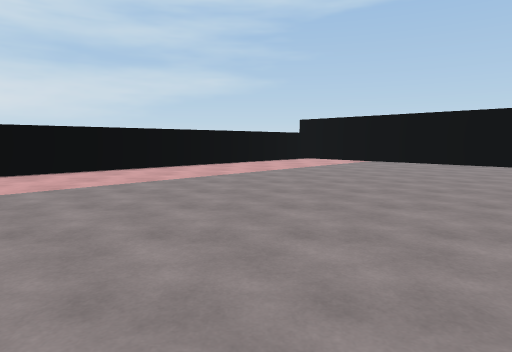
[1] (above)

16 first-person views from a walk through a scene from a Unity 3-D project. The camera is 1.3 m above the floor, tilts 6° down and sees 75° across. The floor is counted in squares, 2 m on a side. Each view is taken from the middle of a square. On the plan, view 1 faces up. The plan holds only what a view shows up to about 10 squares ahead; the rest is blank. The place goes on beyond the plan. Some animated figures are not drawn. Surface patterns are stand-ins for the level's own textures.

[2]
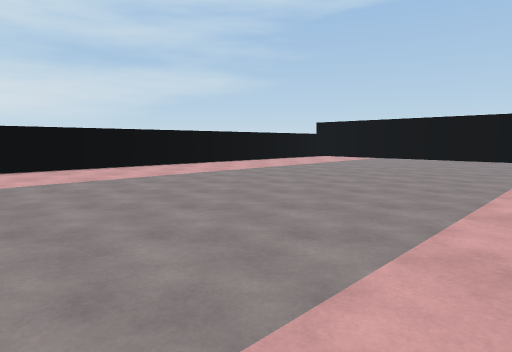

[3]
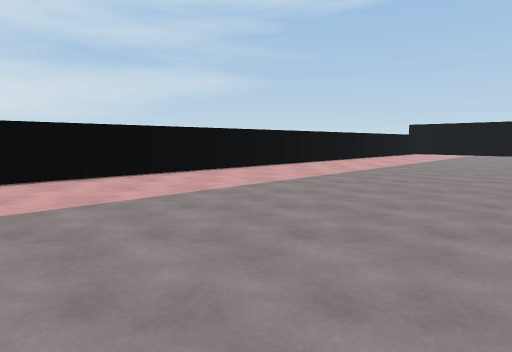

[4]
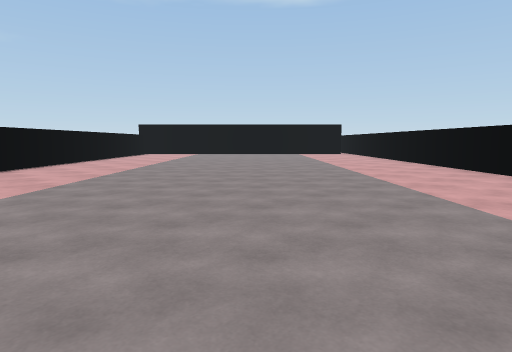

[5]
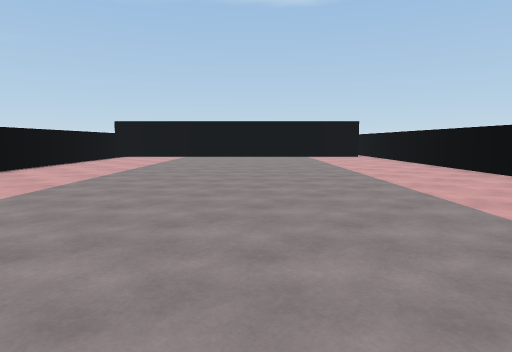

[6]
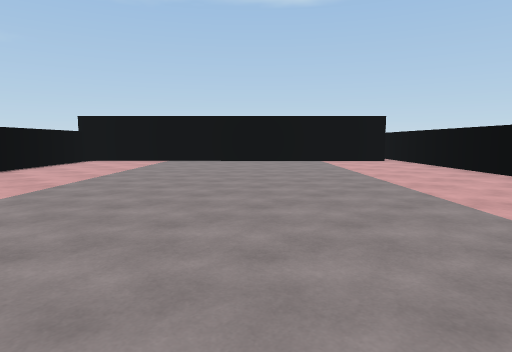

[7]
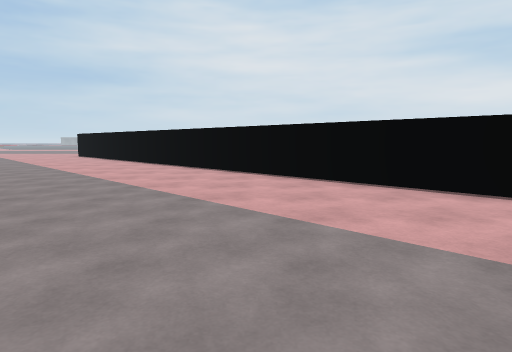

[8]
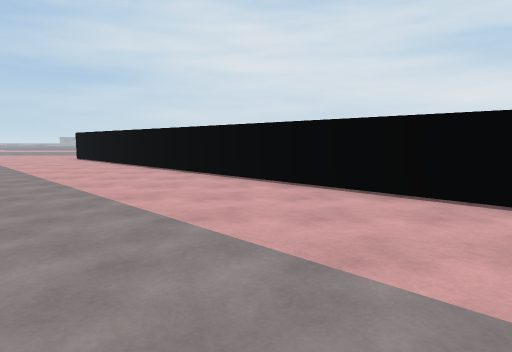

[9]
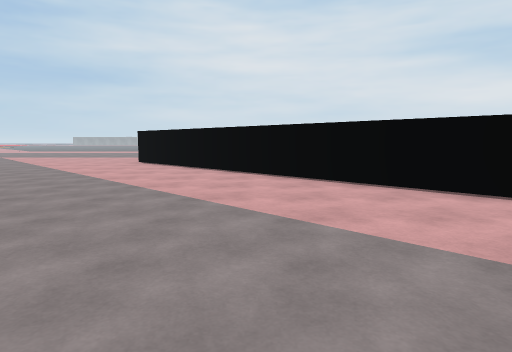

[10]
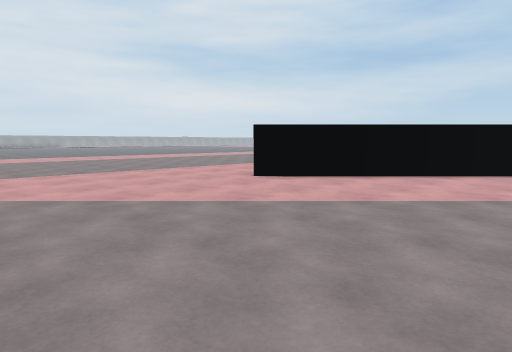

[11]
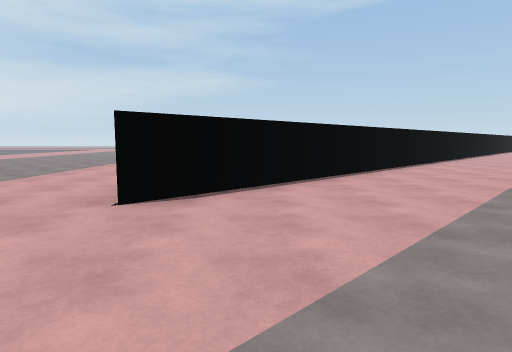

[12]
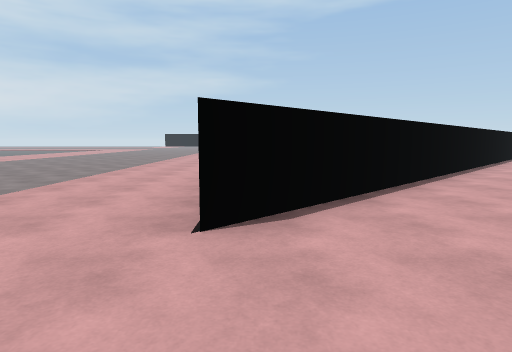

[13]
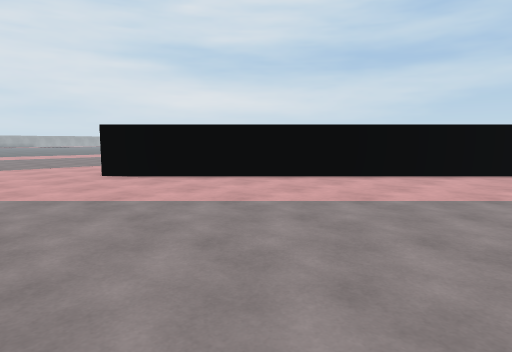

[14]
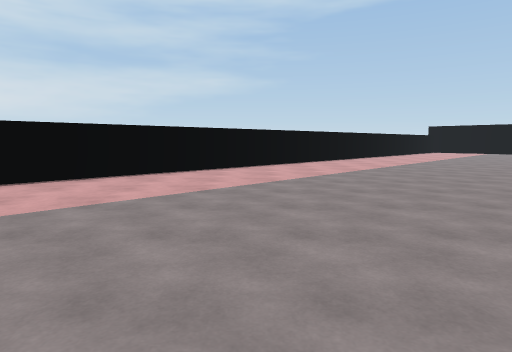

[15]
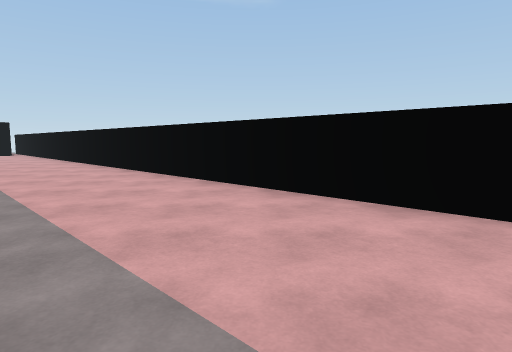

[16]
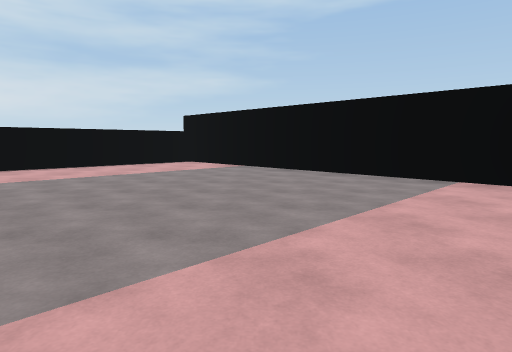

### Floor plan
Points are (right, up) in squares from view 1. A wall is a line through its corners. A room is listed if a view was taken in it or the views show most of it. See-through windows are left out.
Room 1 (views 1, 2, 3, 4, 5, 6, 7, 8, 9, 10, 11, 12, 13, 14, 15, 16)
walls: (-0.4, -4.2) (7.5, 3.8); (-0.2, 10.6) (-17.4, -6.7); (7.6, 6.9) (4, 10.5)

Where each view was taken, in squares from view 1:
view 1: 0 up, 0 right, facing up
view 2: 2 down, 1 left, facing up
view 3: 4 down, 6 left, facing up
view 4: 3 down, 6 left, facing up-right
view 5: 1 down, 4 left, facing up-right
view 6: 1 up, 2 left, facing up-right
view 7: 1 up, 3 left, facing left
view 8: 0 up, 5 left, facing left
view 9: 3 down, 7 left, facing left
view 10: 11 down, 13 left, facing up-left
view 11: 10 down, 16 left, facing up
view 12: 9 down, 17 left, facing up
view 13: 9 down, 11 left, facing up-left
view 14: 6 down, 8 left, facing up
view 15: 5 down, 6 left, facing right
view 16: 2 up, 4 right, facing up
